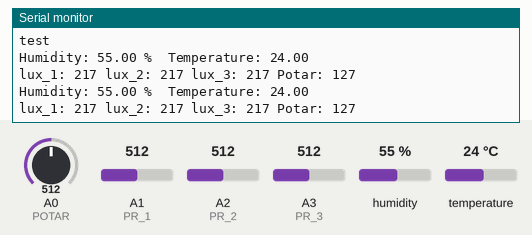
Bench run of a sketch on a simulated Arduino Uno, built with avr-gcc and run on an emulated ATmega328P. On the bench: the last lines printed to the serial monitor. The test bench sets the inputs (shaded band); at power-on: humidity 55 %, A0 (POTAR) = 512, A1 (PR_1) = 512, A2 (PR_2) = 512, A3 (PR_3) = 512, temperature 24 °C.

Above: at 6.8 s.
6.9 s: humidity set to 22 %
At 10.2 s:
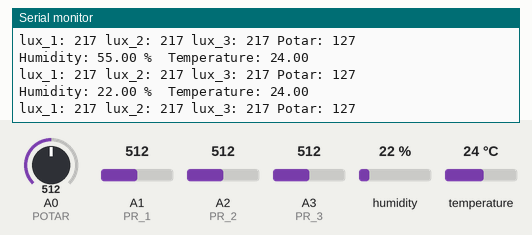
11.4 s: A0 (POTAR) set to 716
At 13.4 s:
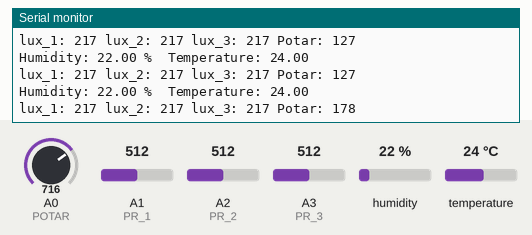
15.9 s: A1 (PR_1) set to 716
At 18.6 s:
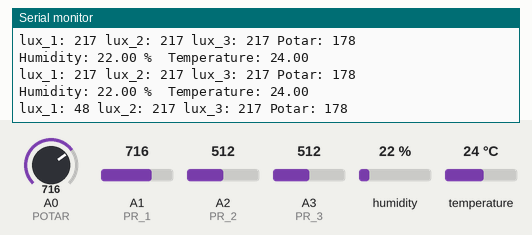
20.4 s: A2 (PR_2) set to 716
At 21.8 s:
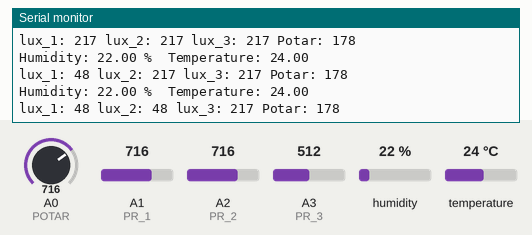
24.9 s: A3 (PR_3) set to 716
At 28.0 s:
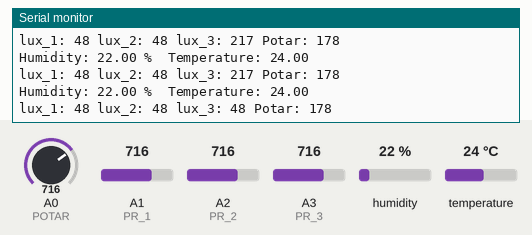
29.4 s: temperature set to 12 °C
At 31.1 s:
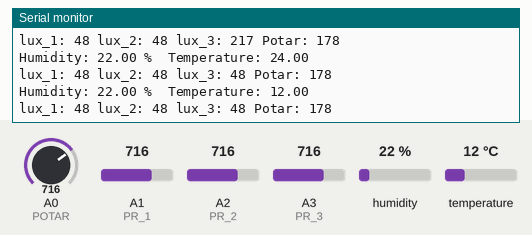

Measured:
- after the input at 6.9 s, the serial monitor: prints a new line after 2.2 s (image 1)
- after the input at 11.4 s, the serial monitor: prints a new line after 0.72 s (image 2)
- after the input at 15.9 s, the serial monitor: prints a new line after 2.3 s (image 3)
- after the input at 20.4 s, the serial monitor: prints a new line after 0.79 s (image 4)
- after the input at 24.9 s, the serial monitor: prints a new line after 2.3 s (image 5)
- after the input at 29.4 s, the serial monitor: prints a new line after 0.82 s (image 6)

The sketch:

I2cSlave.ino
```cpp
// last update 07/03/2018
// address : 0x07
// payload char[16]


#include <DHT.h>
#include <DHT_U.h>
#include <Wire.h>

#define POTAR A0
#define PR_1 A1
#define PR_2 A2
#define PR_3 A3
#define DHTPIN 3
#define DHTTYPE DHT22

#define DECIMAL_PRECISION 100

DHT dht(DHTPIN, DHTTYPE);

unsigned char message[16] = {0};

long update_time;
void setup() {
  // DEBUG
  Serial.begin(9600);
  Serial.println("test");

  pinMode(POTAR, INPUT);
  pinMode(PR_1, INPUT);
  pinMode(PR_2, INPUT);
  pinMode(PR_3, INPUT);
  dht.begin();

  Wire.begin(0x07);
  Wire.onRequest(requestEvent);

  update_time = 0;
}

void requestEvent(){

  Serial.println("catch request !");
  message[7] = map(analogRead(POTAR), 0, 1023, 0, 255);
  Wire.write(message, 16);


}

void loop() {

  if(millis() - update_time > 3000){
    float h = dht.readHumidity();
    float t = dht.readTemperature();

    if (isnan(h) || isnan(t)) {
      // DEBUG
      Serial.println("Failed to read from DHT sensor!");
    }else{
      message[0] = (int) t;
      message[1] = ((int) (t * DECIMAL_PRECISION) % DECIMAL_PRECISION);
      message[2] = (int) h;
      message[3] = ((int) (h * DECIMAL_PRECISION) % DECIMAL_PRECISION);
    }

    // DEBUG
    Serial.print("Humidity: ");
    Serial.print(h);
    Serial.print(" %\t");
    Serial.print("Temperature: ");
    Serial.println(t);

    message[4] = map(analogRead(PR_1), 0, 600, 0, 255);
    message[5] = map(analogRead(PR_2), 0, 600, 0, 255);
    message[6] = map(analogRead(PR_3), 0, 600, 0, 255);

    Serial.print("lux_1: ");
    Serial.print(message[4]);
    Serial.print(" lux_2: ");
    Serial.print(message[5]);
    Serial.print(" lux_3: ");
    Serial.print(message[6]);
    Serial.print(" Potar: ");
    Serial.println(map(analogRead(POTAR), 0, 1023, 0, 255));

    update_time = millis();
  }
}
```
